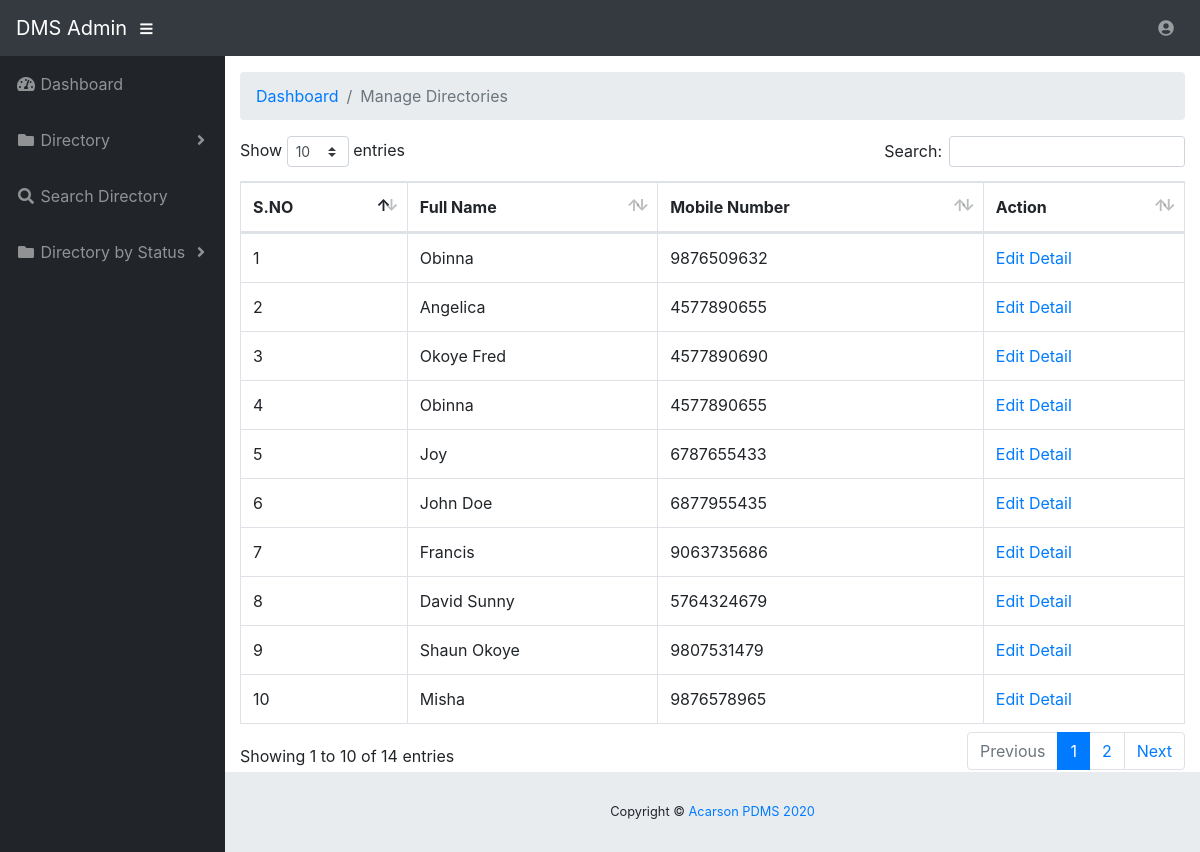
The app's page /dms/admin/manage-directory.php (signed in) with its own data.
### tables this page shows
CREATE TABLE `tbldirectory` (
  `ID` int(10) NOT NULL,
  `FullName` varchar(120) DEFAULT NULL,
  `Profession` varchar(120) DEFAULT NULL,
  `Email` varchar(120) NOT NULL,
  `MobileNumber` bigint(11) DEFAULT NULL,
  `Address` varchar(250) NOT NULL,
  `City` varchar(250) NOT NULL,
  `Status` varchar(120) NOT NULL
);

### dms/admin/manage-directory.php (the view, shortened to what this page needs)
<?php
include('include/dbconnection.php');
if (strlen($_SESSION['pdaid']==0)) {
  header('location:logout.php');
  } else{
  ?>
<!DOCTYPE html>
<html lang="en">
<head>
  <link href="vendor/fontawesome-free/css/all.min.css" rel="stylesheet" type="text/css">
  <link href="vendor/datatables/dataTables.bootstrap4.css" rel="stylesheet">
  <link href="css/sb-admin.css" rel="stylesheet">
</head>
<body id="page-top">
<?php include('include/header.php');?>
  <div id="wrapper">
    <?php include('include/sidebar.php');?>
    <div id="content-wrapper">
      <div class="container-fluid">
        <ol class="breadcrumb">
          <li class="breadcrumb-item">
            <a href="#">Dashboard</a>
          </li>
          <li class="breadcrumb-item active">Manage Directories</li>
        </ol>
<table class="table table-bordered" id="dataTable" width="100%" cellspacing="0">
 <thead>
                <tr>
                  <th>S.NO</th>
                  <th>Full Name</th>
              <th>Mobile Number</th>
                   <th>Action</th>
                </tr>
              </thead>
               <?php
$ret=mysqli_query($con,"select * from tbldirectory");
$cnt=1;
while ($row=mysqli_fetch_array($ret)) {
?>
                <tr>
                  <td><?php echo $cnt;?></td>
                  <td><?php  echo $row['FullName'];?></td>
                  <td><?php  echo $row['MobileNumber'];?></td>
                  <td><a href="edit-directory.php?editid=<?php echo $row['ID'];?>">Edit Detail</a>
                </tr>
                <?php
$cnt=$cnt+1;
}?>
</table>
      </div>
      <?php include('include/footer.php');?>
    </div>
  </div>
</body>
</html>
<?php }  ?>

### records on screen
tbldirectory: FullName "Obinna", MobileNumber "9876509632"
tbldirectory: FullName "Angelica", MobileNumber "4577890655"
tbldirectory: FullName "Okoye Fred", MobileNumber "4577890690"
tbldirectory: FullName "Obinna", MobileNumber "4577890655"
tbldirectory: FullName "Joy", MobileNumber "6787655433"
tbldirectory: FullName "John Doe", MobileNumber "6877955435"
tbldirectory: FullName "Francis", MobileNumber "9063735686"
tbldirectory: FullName "David Sunny", MobileNumber "5764324679"
tbldirectory: FullName "Shaun Okoye", MobileNumber "9807531479"
tbldirectory: FullName "Misha", MobileNumber "9876578965"
